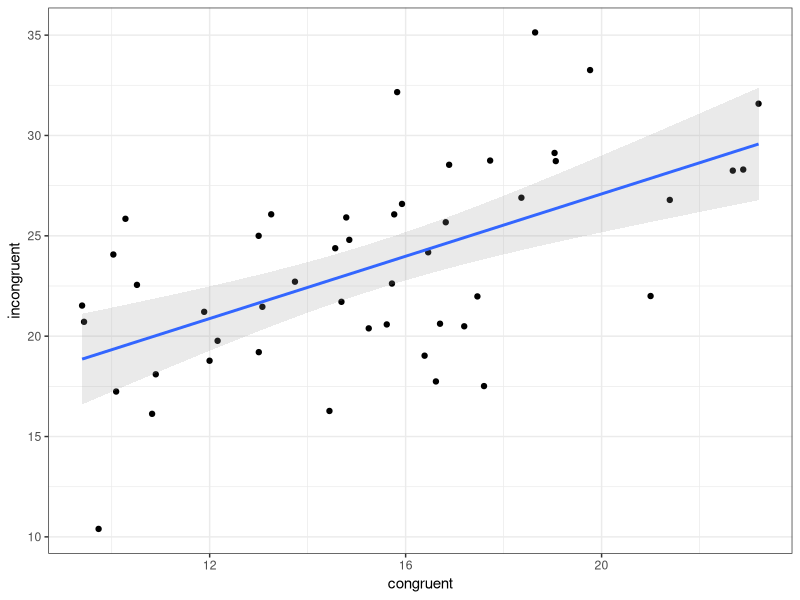

This figure's R source: (Note: this script raises an error after producing the figure.)
# basic operators  <-- also note # for comments

2 + 2

10 - 7

6 * 3

5/2

2^5 # or 2**5

# assignment

x <- 2 + 3
x

# vectors

y <- c(1, 2, 3, 4, 5)
y

z <- seq(0, 1, by = .1)
z

## operating on vectors returns vectors
y + 5 

y == 4 

## indexing vectors

y[1] # 1-indexed

z[2:5] # grabbing a slice, from indices 2 to 5

y[y<4] # get elements of y less than 4

y[y%%2==1] # get odd elements of y

# functions

mean(z)

sd(z)
length(z)

sqrt(11)

## defining new functions

se <- function(x){sd(x)/sqrt(length(x))}

se(z)

## loading packages with library()

library(tidyverse) # ggplot2, readr, dplyr, etc.

## loading data

df <- read_csv("stroop-2014.csv")

## inspecting data

df

head(df)

glimpse(df) # dplyr

View(df)

## plotting

ggplot(df, aes(x = congruent, y = incongruent)) + 
  geom_point() +
  geom_smooth(method="lm", alpha=.2) +
  theme_bw()

## debugging warnings/errors

sqrt(-1) # Warning Message: NaNs produced

Head(df) # Error: could not find function "Head"

z - mean # Error: non-numeric argument to binary operator

data$congruent # Error: object of type 'closure' is not subsettable

## What if things go really wrong?

# Session --> Restart R

### --------------

## some tricky stuff (the sharp bits)

mean(c(1,2,3,4,5,NA)) # returns NA

y[6] # returns NA (there is nothing in the 6th index)

sqrt(2)
print(sqrt(2), digits=20) # wikipedia says 1.4142135623730950488???

2 - sqrt(2)^2 # = 0?

my_float <- 2 - sqrt(2)^2

my_float == 0 # FALSE
all.equal(my_float, 0) # TRUE

